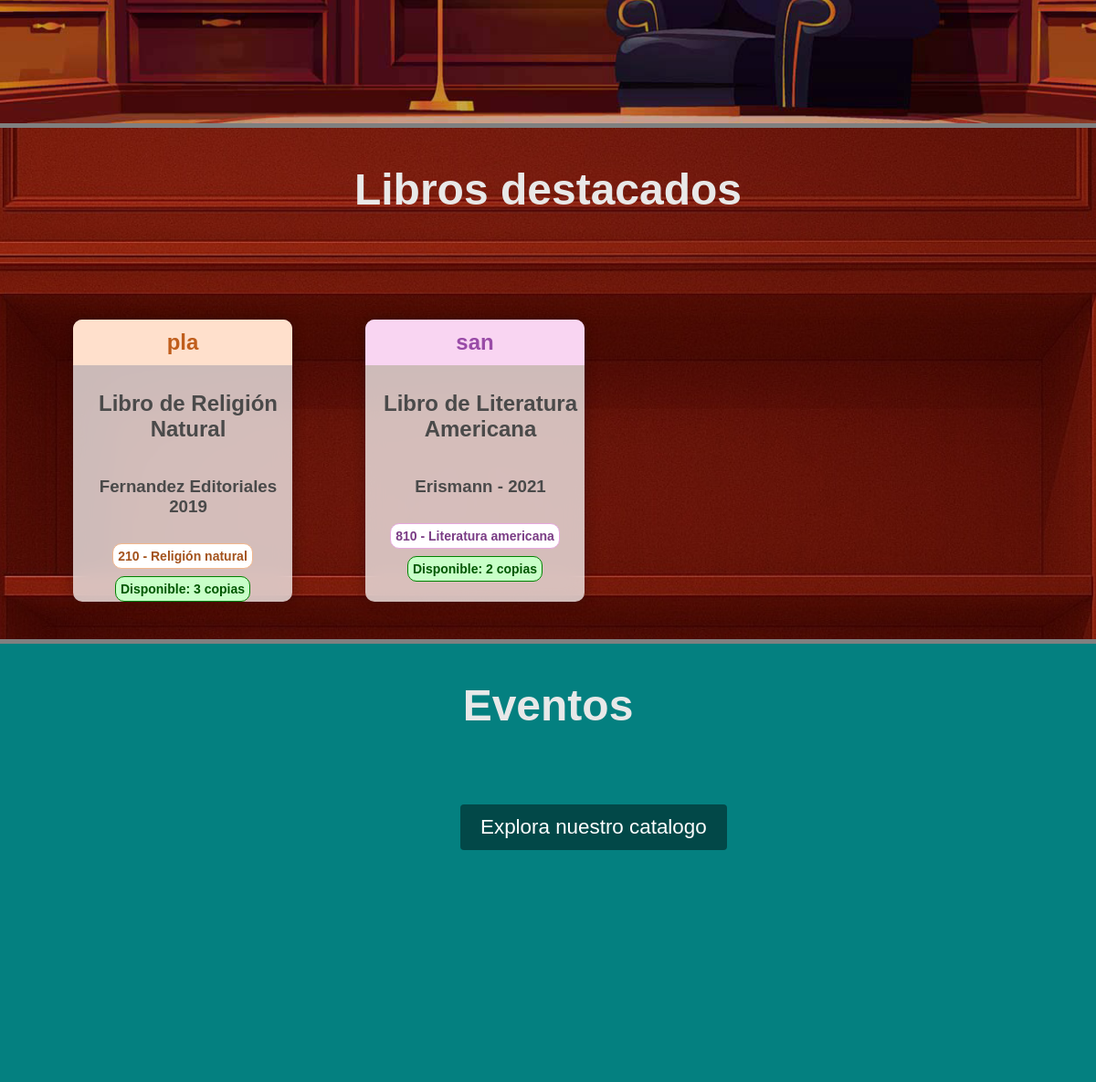
Before: / (middle part) with the older database file.
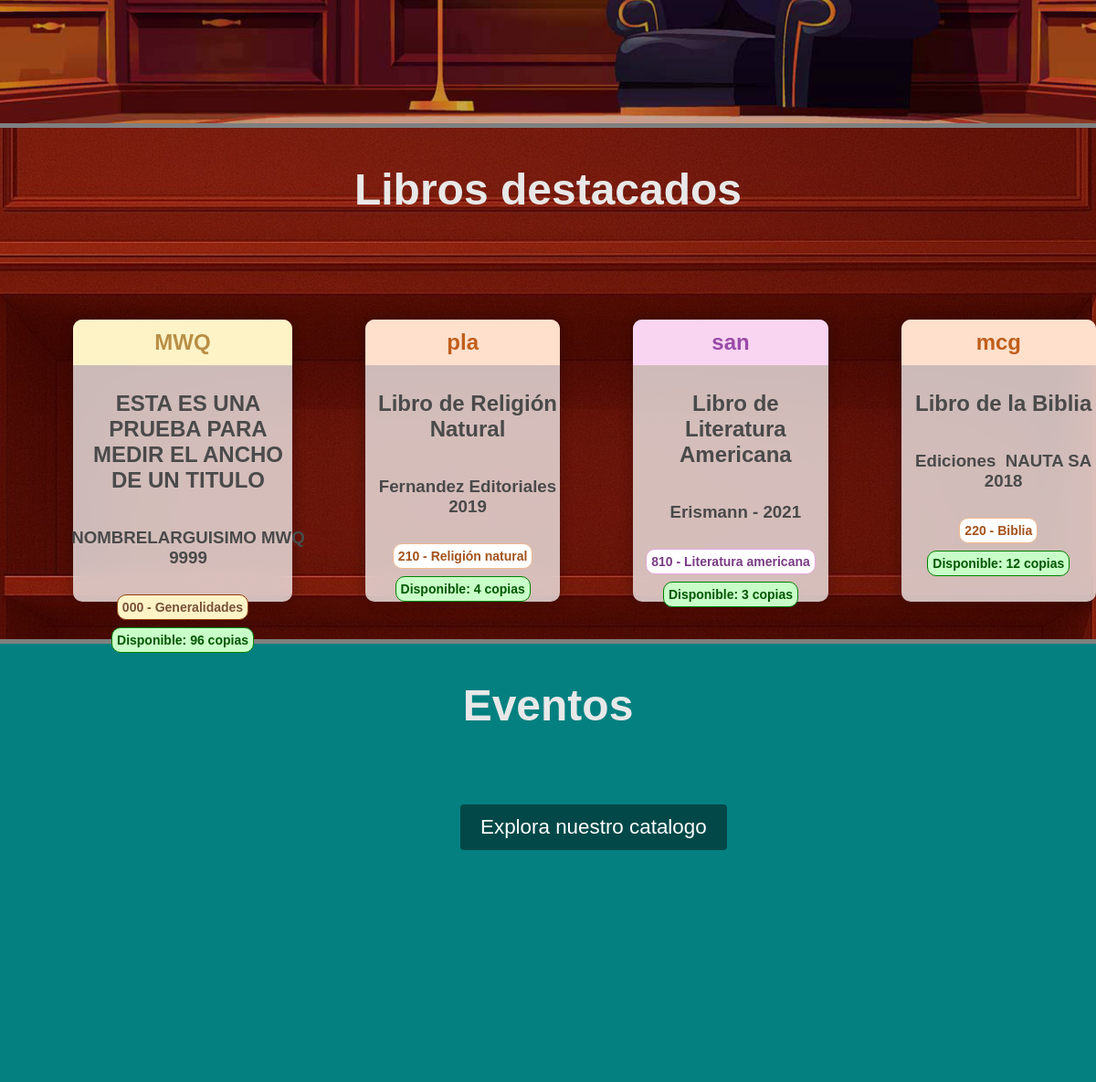
After: the same page with the newer database file.
### tables this page shows
CREATE TABLE "Libros" (
	"id_libro"	INTEGER,
	"Titulo"	TEXT NOT NULL,
	"Tomo"	INTEGER,
	"ano_publicacion"	TEXT,
	"ISBN"	TEXT,
	"numero_paginas"	INTEGER,
	"numero_copias"	INTEGER,
	PRIMARY KEY("id_libro" AUTOINCREMENT)
);

CREATE TABLE "SistemaDewey" (
	"codigo_seccion"	TEXT NOT NULL,
	"seccion"	TEXT NOT NULL UNIQUE,
	PRIMARY KEY("codigo_seccion")
);

### app.py (the view)
@app.route("/", methods=["GET", "POST"])
def inicio():
    conexion = conexion_BD()
    query = conexion.cursor()
    query.execute("""select l.id_libro,count(l.id_libro) as cantidad, n.notacion, l.Titulo, a.nombre_autor, a.apellido_autor, l.ano_publicacion, sd.codigo_seccion, sd.seccion, l.numero_copias
                    from Prestamos p
					join libros l on p.id_libro = l.id_libro
                    join RegistroLibros r ON r.id_libro = l.id_libro
                    join SistemaDewey sd ON sd.codigo_seccion = r.codigo_seccion
                    join notaciones n ON n.id_notacion = r.id_notacion
                    join Autores a ON a.id_autor = n.id_autor
                    group by p.id_libro
                    order by cantidad desc
                    limit 4;""")
    libros_destacados = query.fetchall()
    query.close()
    conexion.close()
    return render_template("index.html",libros_destacados=libros_destacados)

### config.py (called while the page is built)
def conexion_BD():
    return sqlite3.connect(DB_PATH)

### templates/index.html (shortened to what this page needs)
<!DOCTYPE html>
<html lang="es">
<head>
    <link rel="stylesheet" href="{{ url_for('static', filename='estilo_inicio.css') }}">
    <link rel="stylesheet" href="{{ url_for('static', filename='general.css') }}">
</head>
<body>
    <main>
        <section class="seccion-principal">
            <div class="botones">
                <a id="btn-catalogo" href="{{ url_for('libros') }}"> Explora nuestro catalogo </a>
            </div>
        </section>
    <section class="seccion-libros-destacados">
        <h1 class="h1-titulo">Libros destacados</h1>
        <div class="div-contenedor-libros-destacados">
            {% for libro in libros_destacados %}
            <div class="div-libro-destacado">
                <span class="span-notacion"
                    {% if (libro[7]|int) < 100 %}
                        id="h2-seccion-0"
                    {% elif (libro[7]|int) < 200 %}
                        id="h2-seccion-1"
                    {% elif (libro[7]|int) < 300 %}
                        id="h2-seccion-2"
                    {% elif (libro[7]|int) < 400 %}
                        id="h2-seccion-3"
                    {% elif (libro[7]|int) < 500 %}
                        id="h2-seccion-4"
                    {% elif (libro[7]|int) < 600 %}
                        id="h2-seccion-5"
                    {% elif (libro[7]|int) < 700 %}
                        id="h2-seccion-6"
                    {% elif (libro[7]|int) < 800 %}
                        id="h2-seccion-7"
                    {% elif (libro[7]|int) < 900 %}
                        id="h2-seccion-8"
                    {% else %}
                        id="h2-seccion-9"
                    {% endif %} >
                    <h2>{{libro[2]}}</h2>
                </span>
                <span id="span-info-libro-d">
                    <h2>{{libro[3]}}</h2>
                    <h3>{{libro[4]}}&nbsp;{{libro[5]}}
                    {{libro[6]}} </h3>
                    <h5
                        {% if (libro[7]|int) < 100 %}
                            id="h4-seccion-0"
                        {% elif (libro[7]|int) < 200 %}
                            id="h4-seccion-1"
                        {% elif (libro[7]|int) < 300 %}
                            id="h4-seccion-2"
                        {% elif (libro[7]|int) < 400 %}
                            id="h4-seccion-3"
                        {% elif (libro[7]|int) < 500 %}
                            id="h4-seccion-4"
                        {% elif (libro[7]|int) < 600 %}
                            id="h4-seccion-5"
                        {% elif (libro[7]|int) < 700 %}
                            id="h4-seccion-6"
                        {% elif (libro[7]|int) < 800 %}
                            id="h4-seccion-7"
                        {% elif (libro[7]|int) < 900 %}
                            id="h4-seccion-8"
                        {% else %}
                            id="h4-seccion-9"
                        {% endif %} >
                        {{libro[7]}} - {{libro[8]}}
                    </h5>
                </span>
                {% if libro[9]|int == 1 %}
                <span id="span-disponibilidad-libro-d"> <h4 id="h4-disponible">Disponible: {{libro[9]}} copia</h4></span>
                {% elif libro[9]|int > 1 %}
                <span id="span-disponibilidad-libro-d"> <h4 id="h4-disponible">Disponible: {{libro[9]}} copias</h4></span>
                {% else %}
                <span id="span-disponibilidad-libro-d"> <h4 id="h4-no_disponible">No disponible</h4></span>
                {% endif %}
            </div>
            {% endfor %}
    </div>
    </section>
        <section class="seccion-servicios">
            <h1 class="h1-titulo">Eventos</h1>
        </section>
    </main>
    </body>
</html>

### static/estilo_inicio.css (style rules this page uses)
.seccion-principal { background-image: url('img/portada-biblioteca-3.jpg'); background-size: cover; background-position: center; height: 90vh; }
.seccion-servicios { background-color:rgb(4, 128, 128); background-size: cover; background-position: center; height: 60vh; border-top: solid 5px gray; text-align: center; }
.h1-titulo { color: rgb(232, 232, 232); }
.seccion-libros-destacados { background-color: bisque; background-image: url("/static/img/estanterias\ -\ v6.jpg"); background-size: cover; background-position: center; height: 70vh; border-top: solid 5px gray; text-align: center; }
.div-contenedor-libros-destacados { display:flex; flex-direction: row; position: relative; height: 65%; top: 17%; }
.div-libro-destacado { background-color: rgba(255, 255, 255, 0.721); backdrop-filter: blur(10px); position: relative; margin-left: 80px; width: 20%; height: 85%; border-radius: 10px; margin-bottom: .6rem; color: #4a4a4a; transition: 0.3s ease-in-out; box-shadow: 0px 0px 14px 2px rgba(0, 0, 0, 0.199); }
.span-notacion { position: relative; display: flex; width: 100%; height: 16%; justify-content: center; align-items: center; border-top-left-radius: 10px; border-top-right-radius: 10px; background-color: rgb(204, 204, 204); }
#span-info-libro-d { top: 20px; position: relative; align-items: center; display: flex; flex-direction: column; }
#span-info-libro-d h2 { margin-top: 8px; margin-left: 5%; }
#span-info-libro-d h3 { margin-left: 5%; }
#span-info-libro-d h5 { margin: 10px; border-radius: 10px; padding: 5px; font-size: 14px; }
#span-disponibilidad-libro-d { width: 100%; display: flex; justify-content: center; }
#span-disponibilidad-libro-d h4 { border-radius: 10px; padding: 5px; font-size: 14px; }
#h4-disponible { background-color: rgb(200, 255, 200); color: rgb(0, 87, 0); border: solid 1px green; }
#h4-seccion-0 { background-color: #fef3c7; color: #785137; border: solid 1px #92400e; }
#h4-seccion-2 { background-color: white; color: #a3521c; border: solid 1px #f2b78c; }
#h4-seccion-8 { background-color: white; color: #7a3c85; border: solid 1px #e6a8df; }
#h2-seccion-0 { background-color: #fef3c7; color: #b98e45; }
#h2-seccion-2 { background-color: #ffe0cc; color: #c05e1c; }
#h2-seccion-8 { background-color: #f9d5f2; color: #994ba7; }

### static/general.css (style rules this page uses)
body { margin: 0; padding: 0; font-family: Arial, sans-serif; }
h1 { font-size: 3rem; margin-bottom: 20px; }
.botones { display: flex; gap: 20px; }
#btn-registrar, #btn-buscar, #btn-catalogo, #btn-login, #btn-registrar-prestamo { text-decoration: none; color: white; background-color: #00000071; padding: 12px 22px; font-size: 1.4rem; border: none; border-radius: 4px; transition: background-color 0.2s ease-in-out; }
#btn-catalogo { position: absolute; left: 42%; top: 65%; }

Changed rows visible on the page:
now on this page (row edited): Libros: libro "MWQ", Titulo "ESTA ES UNA PRUEBA PARA MEDIR EL ANCHO DE UN TITULO", libro "NOMBRELARGUISIMO", ano_publicacion "9999", codigo_seccion "000", seccion "Generalidades", numero_copias "96"
changed Libros "Libro de Religión Natural": numero_copias "3" → "4"
changed Libros "Libro de Literatura Americana": numero_copias "2" → "3"
now on this page (row unchanged): Libros: libro "mcg", Titulo "Libro de la Biblia", libro "Ediciones", libro "NAUTA SA", ano_publicacion "2018", codigo_seccion "220", seccion "Biblia", numero_copias "12"
